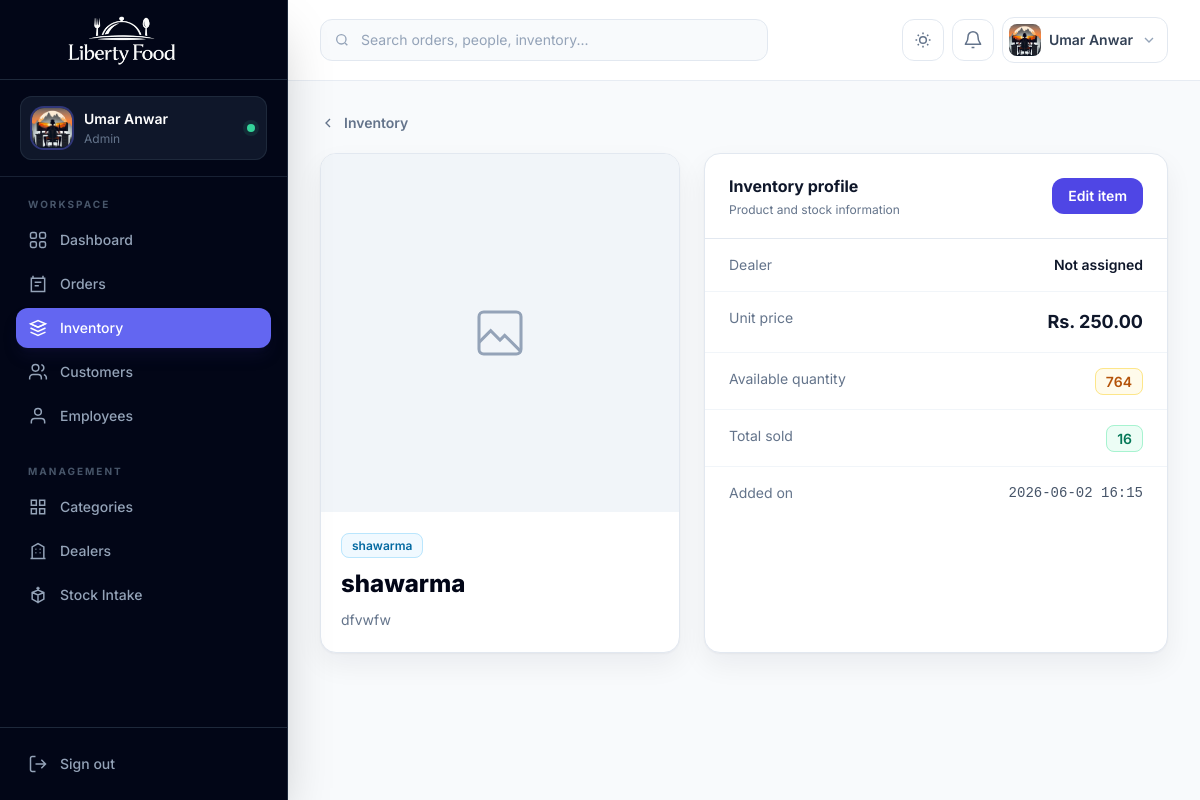
The page /foods/1/ (signed in) on the database its author committed.
### accounts/models.py (models this page shows, shortened)
class CustomUser(AbstractUser):
    email = models.EmailField(unique=True)
    ROLE_CHOICES = (
        ('admin', 'Admin'),
        ('employee', 'Employee'),
        ('customer', 'Customer'),
    )
    role = models.CharField(
        max_length=20,
        choices=ROLE_CHOICES,
        default='customer'
    )
    phone = models.CharField(
        max_length=15,
        blank=True,
        null=True
    )
    profile_image = models.ImageField(
        upload_to='profiles/',
        blank=True,
        null=True
    )

### core_app/models.py (models this page shows, shortened)
class FoodItem(models.Model):
    name = models.CharField(max_length=100)
    description = models.TextField()
    price = models.DecimalField(max_digits=8, decimal_places=2, blank=True)
    category = models.ForeignKey(Category, on_delete=models.CASCADE)
    dealer = models.ForeignKey(Dealer, on_delete=models.SET_NULL, null=True, blank=True)
    image = models.ImageField(upload_to="food_images/", null=True, blank=True)
    quantity = models.PositiveIntegerField(default=0)
    created_at = models.DateTimeField(auto_now_add=True)
    total_sold = models.PositiveIntegerField(default=0)

class Category(models.Model):
    name = models.CharField(max_length=200)
    image = models.ImageField(upload_to='categories/', null=True, blank=True)
    status = models.BooleanField(default=True)
    def __str__(self):
        return self.name

### core_app/views.py (the view)
# urls.py: path('foods/<int:pk>/', views.fooditem_detail, name='fooditem_detail'),
@admin_required
def fooditem_detail(request, pk):
    item = get_object_or_404(FoodItem, pk=pk)
    total_sold = OrderItem.objects.filter(food_item=item).aggregate(
        total=Sum('quantity')
    )['total'] or 0
    return render(request, "fooditem_detail.html", {
        "item": item,
        "total_sold": total_sold
    })

### accounts/decoraters.py (called while the page is built)
def is_admin(user):
    return user.is_authenticated and (user.is_superuser or user.role == "admin")

def role_required(*roles):
    def decorator(view_func):
        @login_required
        @wraps(view_func)
        def wrapper(request, *args, **kwargs):
            if is_admin(request.user) or request.user.role in roles:
                return view_func(request, *args, **kwargs)
            raise PermissionDenied("You do not have permission to access this page.")
        return wrapper
    return decorator

### templates/fooditem_detail.html (shortened to what this page needs)
{% extends "base.html" %}
{% block content %}
<a href="{% url 'fooditem_list' %}" class="mb-5 inline-flex items-center gap-2 text-sm font-semibold text-slate-500 hover:text-indigo-600"><svg class="h-4 w-4" viewBox="0 0 24 24" fill="none" stroke="currentColor" stroke-width="2"><path d="m15 18-6-6 6-6"/></svg> Inventory</a>
<div class="grid gap-6 lg:grid-cols-[360px_minmax(0,1fr)]">
  <section class="h-fit overflow-hidden rounded-2xl border border-slate-200 bg-white shadow-soft dark:border-slate-800 dark:bg-slate-900">{% if item.image %}<img src="{{ item.image.url }}" alt="{{ item.name }}" class="aspect-square w-full object-cover">{% else %}<div class="flex aspect-square items-center justify-center bg-slate-100 text-slate-400 dark:bg-slate-800"><svg class="h-14 w-14" viewBox="0 0 24 24" fill="none" stroke="currentColor" stroke-width="1.3"><rect x="3" y="3" width="18" height="18" rx="2"/><path d="m3 16 5-5 4 4 2-2 7 7"/></svg></div>{% endif %}<div class="p-5"><span class="rounded-lg border border-sky-200 bg-sky-50 px-2.5 py-1 text-xs font-semibold text-sky-700 dark:border-sky-900 dark:bg-sky-950/50 dark:text-sky-300">{{ item.category }}</span><h1 class="mt-3 text-2xl font-extrabold text-slate-950 dark:text-white">{{ item.name }}</h1><p class="mt-2 text-sm leading-6 text-slate-500">{{ item.description|default:"No description available." }}</p></div></section>
  <section class="overflow-hidden rounded-2xl border border-slate-200 bg-white shadow-soft dark:border-slate-800 dark:bg-slate-900"><div class="flex items-center justify-between border-b border-slate-200 px-6 py-5 dark:border-slate-800"><div><h2 class="font-bold text-slate-900 dark:text-white">Inventory profile</h2><p class="mt-1 text-xs text-slate-500">Product and stock information</p></div><a href="{% url 'fooditem_edit' item.id %}" class="rounded-xl bg-indigo-600 px-4 py-2 text-sm font-semibold text-white">Edit item</a></div><dl class="divide-y divide-slate-100 dark:divide-slate-800"><div class="grid grid-cols-2 px-6 py-4"><dt class="text-sm text-slate-500">Dealer</dt><dd class="text-right text-sm font-semibold text-slate-900 dark:text-white">{% if item.dealer %}{{ item.dealer }}{% else %}Not assigned{% endif %}</dd></div><div class="grid grid-cols-2 px-6 py-4"><dt class="text-sm text-slate-500">Unit price</dt><dd class="text-right text-lg font-bold text-slate-900 dark:text-white">Rs. {{ item.price }}</dd></div><div class="grid grid-cols-2 px-6 py-4"><dt class="text-sm text-slate-500">Available quantity</dt><dd class="text-right"><span class="rounded-lg border border-amber-200 bg-amber-50 px-2.5 py-1 text-sm font-semibold text-amber-700 dark:border-amber-900 dark:bg-amber-950/50 dark:text-amber-300">{{ item.quantity }}</span></dd></div><div class="grid grid-cols-2 px-6 py-4"><dt class="text-sm text-slate-500">Total sold</dt><dd class="text-right"><span class="rounded-lg border border-emerald-200 bg-emerald-50 px-2.5 py-1 text-sm font-semibold text-emerald-700 dark:border-emerald-900 dark:bg-emerald-950/50 dark:text-emerald-300">{{ total_sold }}</span></dd></div><div class="grid grid-cols-2 px-6 py-4"><dt class="text-sm text-slate-500">Added on</dt><dd class="text-right font-mono text-sm text-slate-600 dark:text-slate-300">{{ item.created_at|date:"Y-m-d H:i" }}</dd></div></dl></section>
</div>
{% endblock %}

### templates/base.html (shortened to what this page needs)
{% load static %}
<!DOCTYPE html>
<html lang="en" class="h-full scroll-smooth">
<head>
  <script src="https://cdn.tailwindcss.com"></script>
</head>
<body class="h-full bg-slate-50 font-sans text-slate-700 antialiased dark:bg-slate-950 dark:text-slate-300">
  <aside id="sidebar" class="fixed inset-y-0 left-0 z-50 flex w-72 -translate-x-full flex-col border-r border-slate-800 bg-slate-950 text-slate-300 shadow-2xl transition-transform duration-300 lg:translate-x-0">
    <div class="flex h-20 items-center gap-3 border-b border-slate-800 px-5">
      <a href="{% url 'home' %}" class="block h-16 w-52" aria-label="Liberty Food home">
        <img src="{% static 'liberty-food-logo-cropped.png' %}" alt="Liberty Food" class="h-full w-full object-contain">
      </a>
    </div>
    <div class="border-b border-slate-800/80 px-5 py-4">
      <div class="flex items-center gap-3 rounded-xl bg-slate-900 px-3 py-3 ring-1 ring-inset ring-slate-800">
        {% if request.user.profile_image %}
          <img src="{{ request.user.profile_image.url }}" alt="{{ request.user.username }}" class="h-10 w-10 rounded-xl object-cover ring-2 ring-indigo-500/40">
        {% else %}
          <div class="flex h-10 w-10 items-center justify-center rounded-xl bg-indigo-500/15 text-sm font-bold uppercase text-indigo-300 ring-1 ring-inset ring-indigo-500/30">
            {{ request.user.username|slice:":1" }}
          </div>
        {% endif %}
        <div class="min-w-0">
          <p class="truncate text-sm font-semibold text-white">{{ request.user.get_full_name|default:request.user.username }}</p>
          <p class="mt-0.5 truncate text-xs capitalize text-slate-500">{{ request.user.role|default:"Team member" }}</p>
        </div>
        <span class="ml-auto h-2 w-2 rounded-full bg-emerald-400 ring-4 ring-emerald-400/10" title="Online"></span>
      </div>
    </div>
    <nav class="flex-1 overflow-y-auto px-4 py-5" aria-label="Primary navigation">
      <p class="mb-2 px-3 text-[10px] font-bold uppercase tracking-[.2em] text-slate-600">Workspace</p>
      <div class="space-y-1">
        <a href="{% url 'home' %}" class="nav-link flex items-center gap-3 rounded-xl px-3 py-2.5 text-sm font-medium transition {% if request.resolver_match.url_name == 'home' %}bg-indigo-500 text-white shadow-lg shadow-indigo-950/30{% else %}text-slate-400 hover:bg-slate-900 hover:text-white{% endif %}">
          <svg class="h-5 w-5" viewBox="0 0 24 24" fill="none" stroke="currentColor" stroke-width="1.8"><rect x="3" y="3" width="7" height="7" rx="2"/><rect x="14" y="3" width="7" height="7" rx="2"/><rect x="3" y="14" width="7" height="7" rx="2"/><rect x="14" y="14" width="7" height="7" rx="2"/></svg>
          Dashboard
        </a>
        {% if request.user.role == 'admin' or request.user.is_superuser %}<a href="{% url 'order_list' %}" class="nav-link flex items-center gap-3 rounded-xl px-3 py-2.5 text-sm font-medium transition {% if 'order' in request.resolver_match.url_name %}bg-indigo-500 text-white shadow-lg shadow-indigo-950/30{% else %}text-slate-400 hover:bg-slate-900 hover:text-white{% endif %}">
          <svg class="h-5 w-5" viewBox="0 0 24 24" fill="none" stroke="currentColor" stroke-width="1.8"><path d="M6 2v4M18 2v4M4 5h16v16H4z"/><path d="M8 10h8M8 14h5"/></svg>
          Orders
        </a>
        <a href="{% url 'fooditem_list' %}" class="nav-link flex items-center gap-3 rounded-xl px-3 py-2.5 text-sm font-medium transition {% if 'fooditem' in request.resolver_match.url_name or request.resolver_match.url_name == 'food_quantity' %}bg-indigo-500 text-white shadow-lg shadow-indigo-950/30{% else %}text-slate-400 hover:bg-slate-900 hover:text-white{% endif %}">
          <svg class="h-5 w-5" viewBox="0 0 24 24" fill="none" stroke="currentColor" stroke-width="1.8"><path d="m3 7 9-4 9 4-9 4-9-4Z"/><path d="m3 7 9 4 9-4M3 12l9 4 9-4M3 17l9 4 9-4"/></svg>
          Inventory
        </a>
        <a href="{% url 'customer_list' %}" class="nav-link flex items-center gap-3 rounded-xl px-3 py-2.5 text-sm font-medium transition {% if 'customer' in request.resolver_match.url_name %}bg-indigo-500 text-white shadow-lg shadow-indigo-950/30{% else %}text-slate-400 hover:bg-slate-900 hover:text-white{% endif %}">
          <svg class="h-5 w-5" viewBox="0 0 24 24" fill="none" stroke="currentColor" stroke-width="1.8"><path d="M16 21v-2a4 4 0 0 0-4-4H6a4 4 0 0 0-4 4v2"/><circle cx="9" cy="7" r="4"/><path d="M22 21v-2a4 4 0 0 0-3-3.87M16 3.13a4 4 0 0 1 0 7.75"/></svg>
          Customers
        </a>
        <a href="{% url 'employee_list' %}" class="nav-link flex items-center gap-3 rounded-xl px-3 py-2.5 text-sm font-medium transition {% if 'employee' in request.resolver_match.url_name or 'salary' in request.resolver_match.url_name %}bg-indigo-500 text-white shadow-lg shadow-indigo-950/30{% else %}text-slate-400 hover:bg-slate-900 hover:text-white{% endif %}">
          <svg class="h-5 w-5" viewBox="0 0 24 24" fill="none" stroke="currentColor" stroke-width="1.8"><path d="M20 21v-2a4 4 0 0 0-4-4H8a4 4 0 0 0-4 4v2"/><circle cx="12" cy="7" r="4"/></svg>
          Employees
        </a>{% endif %}
      </div>
      {% if request.user.role == 'admin' or request.user.is_superuser %}<p class="mb-2 mt-7 px-3 text-[10px] font-bold uppercase tracking-[.2em] text-slate-600">Management</p>
      <div class="space-y-1">
        <a href="{% url 'category_list' %}" class="nav-link flex items-center gap-3 rounded-xl px-3 py-2.5 text-sm font-medium transition {% if 'category' in request.resolver_match.url_name %}bg-indigo-500 text-white{% else %}text-slate-400 hover:bg-slate-900 hover:text-white{% endif %}">
          <svg class="h-5 w-5" viewBox="0 0 24 24" fill="none" stroke="currentColor" stroke-width="1.8"><path d="M4 4h6v6H4zM14 4h6v6h-6zM4 14h6v6H4zM14 14h6v6h-6z"/></svg>
          Categories
        </a>
        <a href="{% url 'dealer_list' %}" class="nav-link flex items-center gap-3 rounded-xl px-3 py-2.5 text-sm font-medium transition {% if 'dealer' in request.resolver_match.url_name %}bg-indigo-500 text-white{% else %}text-slate-400 hover:bg-slate-900 hover:text-white{% endif %}">
          <svg class="h-5 w-5" viewBox="0 0 24 24" fill="none" stroke="currentColor" stroke-width="1.8"><path d="M3 21h18M5 21V7l7-4 7 4v14M9 10h1M14 10h1M9 14h1M14 14h1"/></svg>
          Dealers
        </a>
        <a href="{% url 'food_quantity' %}" class="nav-link flex items-center gap-3 rounded-xl px-3 py-2.5 text-sm font-medium transition {% if request.resolver_match.url_name == 'food_quantity' %}bg-indigo-500 text-white{% else %}text-slate-400 hover:bg-slate-900 hover:text-white{% endif %}">
          <svg class="h-5 w-5" viewBox="0 0 24 24" fill="none" stroke="currentColor" stroke-width="1.8"><path d="M12 22V12M5 9l7 3 7-3M5 9l7-3 7 3v8l-7 4-7-4V9Z"/><path d="M12 2v4M10 4h4"/></svg>
          Stock Intake
        </a>
      </div>{% endif %}
    </nav>
    <div class="border-t border-slate-800 p-4">
      <a href="{% url 'logout' %}" class="flex items-center gap-3 rounded-xl px-3 py-2.5 text-sm font-medium text-slate-400 transition hover:bg-red-500/10 hover:text-red-400">
        <svg class="h-5 w-5" viewBox="0 0 24 24" fill="none" stroke="currentColor" stroke-width="1.8"><path d="M9 21H5a2 2 0 0 1-2-2V5a2 2 0 0 1 2-2h4M16 17l5-5-5-5M21 12H9"/></svg>
        Sign out
      </a>
    </div>
  </aside>
  <div id="app-main" class="min-h-full transition-all duration-300 lg:ml-72">
    <header id="topbar" class="sticky top-0 z-30 border-b border-slate-200/80 bg-white/90 backdrop-blur-xl dark:border-slate-800 dark:bg-slate-950/85">
      <div class="flex h-20 items-center gap-3 px-4 sm:px-6 lg:px-8">
        {% if request.user.role == 'admin' or request.user.is_superuser %}<form method="GET" action="{% url 'global_search' %}" class="relative hidden w-full max-w-md md:block">
          <input type="search" name="q" placeholder="Search orders, people, inventory..." class="w-full rounded-xl border border-slate-200 bg-slate-50 py-2.5 pl-10 pr-4 text-sm text-slate-900 outline-none transition placeholder:text-slate-400 focus:border-indigo-500 focus:ring-4 focus:ring-indigo-500/10 dark:border-slate-800 dark:bg-slate-900 dark:text-white">
        </form>{% endif %}
        <div class="ml-auto flex items-center gap-2">
          <button id="theme-toggle" type="button" class="rounded-xl border border-slate-200 p-2.5 text-slate-500 transition hover:border-indigo-200 hover:bg-indigo-50 hover:text-indigo-600 dark:border-slate-800 dark:text-slate-400 dark:hover:border-indigo-900 dark:hover:bg-indigo-950/50 dark:hover:text-indigo-400" aria-label="Toggle color theme">
            <svg class="h-5 w-5 dark:hidden" viewBox="0 0 24 24" fill="none" stroke="currentColor" stroke-width="1.8"><path d="M12 3v2M12 19v2M3 12h2M19 12h2M5.64 5.64l1.42 1.42M16.94 16.94l1.42 1.42M18.36 5.64l-1.42 1.42M7.06 16.94l-1.42 1.42"/><circle cx="12" cy="12" r="4"/></svg>
          </button>
          <div class="relative">
            <button id="notification-trigger" type="button" class="relative rounded-xl border border-slate-200 p-2.5 text-slate-500 transition hover:bg-slate-50 dark:border-slate-800 dark:text-slate-400 dark:hover:bg-slate-900" aria-label="Notifications" aria-expanded="false">
              <svg class="h-5 w-5" viewBox="0 0 24 24" fill="none" stroke="currentColor" stroke-width="1.8"><path d="M18 8a6 6 0 0 0-12 0c0 7-3 7-3 9h18c0-2-3-2-3-9M13.7 21h-3.4"/></svg>
            </button>
          </div>
          <div class="relative">
            <button id="profile-trigger" type="button" class="flex items-center gap-2 rounded-xl border border-slate-200 bg-white p-1.5 pr-2.5 transition hover:bg-slate-50 dark:border-slate-800 dark:bg-slate-900 dark:hover:bg-slate-800" aria-expanded="false">
              {% if request.user.profile_image %}
                <img src="{{ request.user.profile_image.url }}" alt="" class="h-8 w-8 rounded-lg object-cover">
              {% else %}
                <span class="flex h-8 w-8 items-center justify-center rounded-lg bg-indigo-100 text-xs font-bold uppercase text-indigo-700 dark:bg-indigo-500/15 dark:text-indigo-300">{{ request.user.username|slice:":1" }}</span>
              {% endif %}
              <span class="hidden max-w-32 truncate text-sm font-semibold text-slate-700 dark:text-slate-200 sm:block">{{ request.user.get_full_name|default:request.user.username }}</span>
              <svg class="hidden h-4 w-4 text-slate-400 sm:block" viewBox="0 0 24 24" fill="none" stroke="currentColor" stroke-width="2"><path d="m6 9 6 6 6-6"/></svg>
            </button>
          </div>
        </div>
      </div>
    </header>
    <main class="px-4 py-6 sm:px-6 lg:px-8 lg:py-8">
      <div class="mx-auto max-w-[1600px]">
        {% block content %}{% endblock %}
      </div>
    </main>
  </div>
</body>
</html>

### templates/base.html (style rules this page uses)
* { scrollbar-width: thin; scrollbar-color: #94a3b8 transparent; }
.nav-link svg, .action-icon svg { pointer-events: none; }

### rows shown on the page
CustomUser: user.profile_image (picture), user.get_full_name "Umar Anwar", user.role "Admin"
FoodItem: category "shawarma", name "shawarma", description "dfvwfw", price "250.00", quantity "764", created_at "2026-06-02 16:15"

### other values the page prints
{{ total_sold }} "16"
